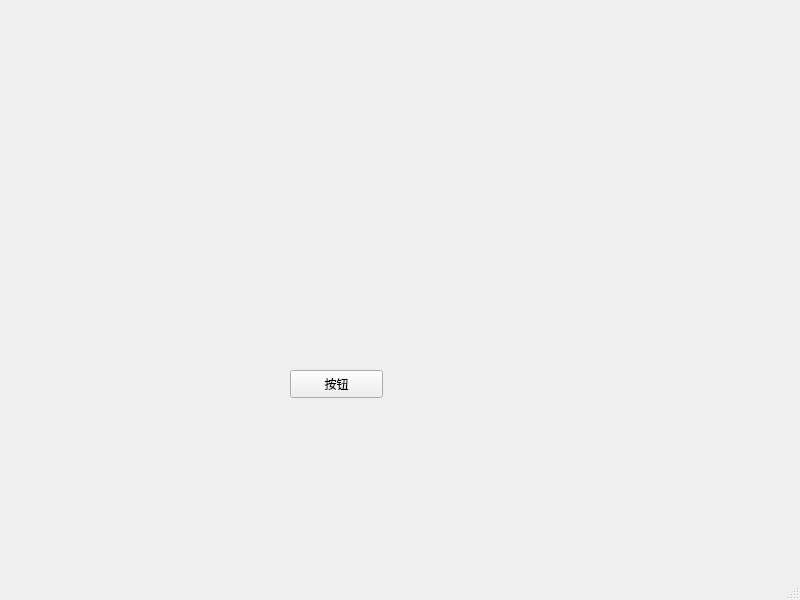
<?xml version="1.0" encoding="UTF-8"?>
<ui version="4.0">
 <class>MainWindow</class>
 <widget class="QMainWindow" name="MainWindow">
  <property name="geometry">
   <rect>
    <x>0</x>
    <y>0</y>
    <width>800</width>
    <height>600</height>
   </rect>
  </property>
  <property name="windowTitle">
   <string>MainWindow</string>
  </property>
  <widget class="QWidget" name="centralwidget">
   <widget class="QPushButton" name="pushButton">
    <property name="geometry">
     <rect>
      <x>290</x>
      <y>370</y>
      <width>93</width>
      <height>28</height>
     </rect>
    </property>
    <property name="text">
     <string>按钮</string>
    </property>
   </widget>
  </widget>
  <widget class="QMenuBar" name="menubar">
   <property name="geometry">
    <rect>
     <x>0</x>
     <y>0</y>
     <width>800</width>
     <height>26</height>
    </rect>
   </property>
  </widget>
  <widget class="QStatusBar" name="statusbar"/>
 </widget>
 <resources/>
 <connections/>
</ui>
